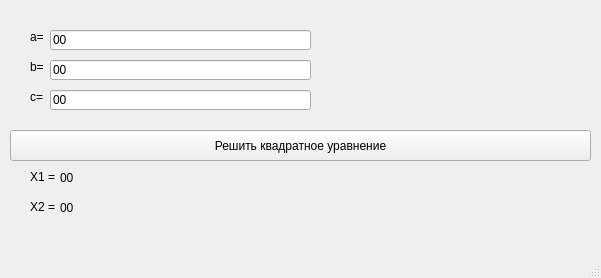
<?xml version="1.0" encoding="UTF-8"?>
<ui version="4.0">
 <class>MainWindow</class>
 <widget class="QMainWindow" name="MainWindow">
  <property name="geometry">
   <rect>
    <x>0</x>
    <y>0</y>
    <width>601</width>
    <height>278</height>
   </rect>
  </property>
  <property name="windowTitle">
   <string>MainWindow</string>
  </property>
  <widget class="QWidget" name="centralwidget">
   <widget class="QLabel" name="label">
    <property name="geometry">
     <rect>
      <x>30</x>
      <y>30</y>
      <width>14</width>
      <height>14</height>
     </rect>
    </property>
    <property name="text">
     <string>a=</string>
    </property>
   </widget>
   <widget class="QLabel" name="label_2">
    <property name="geometry">
     <rect>
      <x>30</x>
      <y>60</y>
      <width>15</width>
      <height>14</height>
     </rect>
    </property>
    <property name="text">
     <string>b=</string>
    </property>
   </widget>
   <widget class="QLabel" name="label_3">
    <property name="geometry">
     <rect>
      <x>30</x>
      <y>90</y>
      <width>14</width>
      <height>14</height>
     </rect>
    </property>
    <property name="text">
     <string>c=</string>
    </property>
   </widget>
   <widget class="QLineEdit" name="lineEdit">
    <property name="geometry">
     <rect>
      <x>50</x>
      <y>30</y>
      <width>261</width>
      <height>20</height>
     </rect>
    </property>
    <property name="text">
     <string>00</string>
    </property>
   </widget>
   <widget class="QLineEdit" name="lineEdit_2">
    <property name="geometry">
     <rect>
      <x>50</x>
      <y>60</y>
      <width>261</width>
      <height>20</height>
     </rect>
    </property>
    <property name="text">
     <string>00</string>
    </property>
   </widget>
   <widget class="QLineEdit" name="lineEdit_3">
    <property name="geometry">
     <rect>
      <x>50</x>
      <y>90</y>
      <width>261</width>
      <height>20</height>
     </rect>
    </property>
    <property name="text">
     <string>00</string>
    </property>
   </widget>
   <widget class="QPushButton" name="pushButton">
    <property name="geometry">
     <rect>
      <x>10</x>
      <y>130</y>
      <width>581</width>
      <height>31</height>
     </rect>
    </property>
    <property name="text">
     <string>Решить квадратное уравнение</string>
    </property>
   </widget>
   <widget class="QLabel" name="label_4">
    <property name="geometry">
     <rect>
      <x>30</x>
      <y>170</y>
      <width>28</width>
      <height>14</height>
     </rect>
    </property>
    <property name="text">
     <string>X1 = </string>
    </property>
   </widget>
   <widget class="QLabel" name="label_5">
    <property name="geometry">
     <rect>
      <x>30</x>
      <y>200</y>
      <width>28</width>
      <height>14</height>
     </rect>
    </property>
    <property name="text">
     <string>X2 = </string>
    </property>
   </widget>
   <widget class="QLabel" name="label_6">
    <property name="geometry">
     <rect>
      <x>60</x>
      <y>170</y>
      <width>241</width>
      <height>16</height>
     </rect>
    </property>
    <property name="text">
     <string>00</string>
    </property>
   </widget>
   <widget class="QLabel" name="label_7">
    <property name="geometry">
     <rect>
      <x>60</x>
      <y>200</y>
      <width>241</width>
      <height>16</height>
     </rect>
    </property>
    <property name="text">
     <string>00</string>
    </property>
   </widget>
  </widget>
  <widget class="QMenuBar" name="menubar">
   <property name="geometry">
    <rect>
     <x>0</x>
     <y>0</y>
     <width>601</width>
     <height>22</height>
    </rect>
   </property>
  </widget>
  <widget class="QStatusBar" name="statusbar"/>
 </widget>
 <resources/>
 <connections/>
</ui>
